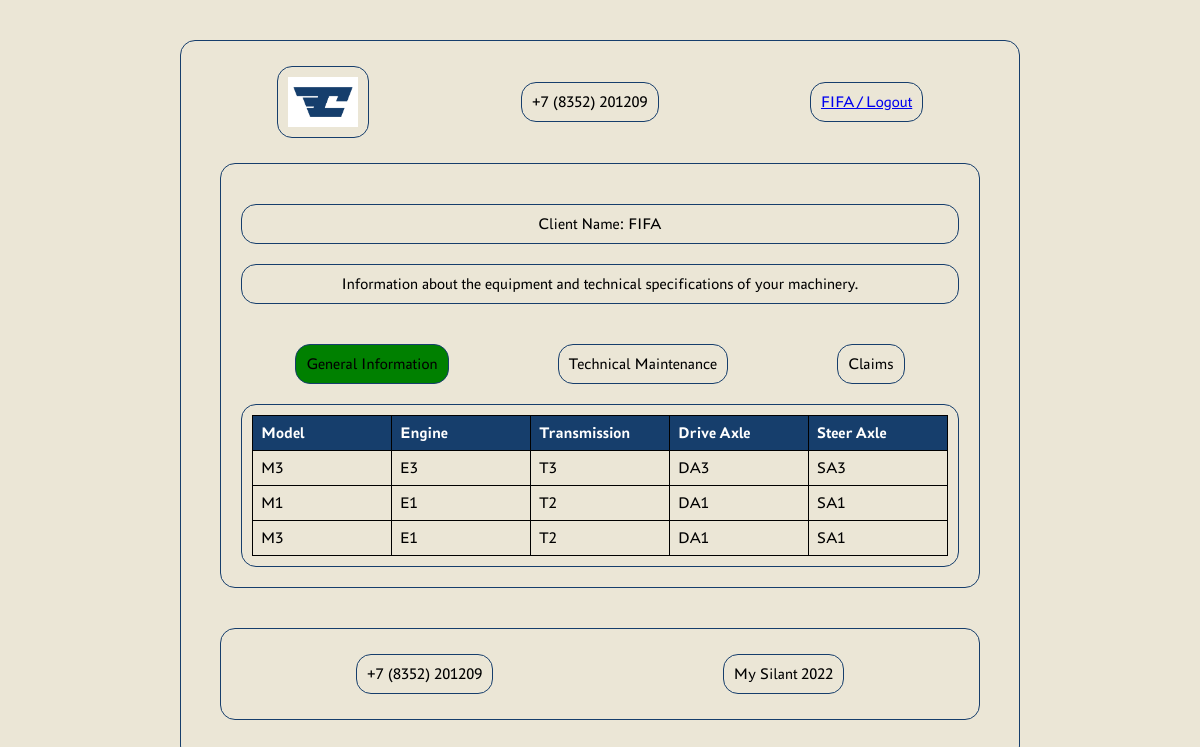
The page /logged_in/ (signed in) on the database as committed earlier.
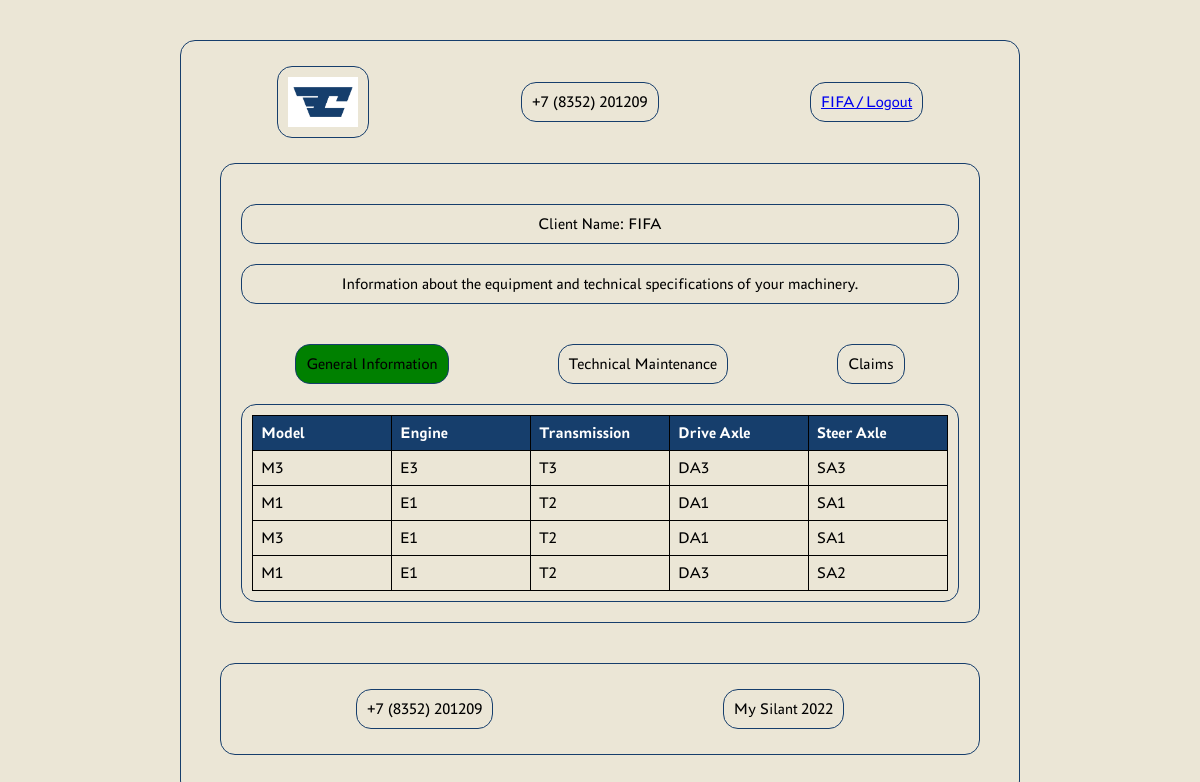
The same page on the database as committed later.
### silant_app/models/models.py (models this page shows, shortened)
class Machine(models.Model):
    serial_number = models.CharField(max_length=255, unique=True)
    model = models.ForeignKey(MachineModelReference, related_name='machine_models', on_delete=models.CASCADE)
    engine_model = models.ForeignKey(EngineModelReference, related_name='engine_models', on_delete=models.CASCADE)
    engine_serial_number = models.CharField(max_length=255)
    transmission_model = models.ForeignKey(TransmissionModelReference, related_name='transmission_models',
                                           on_delete=models.CASCADE)
    transmission_serial_number = models.CharField(max_length=255)
    drive_axle_model = models.ForeignKey(DriveAxleModelReference, related_name='drive_axle_models',
                                         on_delete=models.CASCADE)
    drive_axle_serial_number = models.CharField(max_length=255)
    steer_axle_model = models.ForeignKey(SteerAxleModelReference, related_name='steer_axle_models',
                                         on_delete=models.CASCADE)
    steer_axle_serial_number = models.CharField(max_length=255)
    supply_contract = models.CharField(max_length=255)
    shipment_date = models.DateField()
    consignee = models.CharField(max_length=255)
    delivery_address = models.CharField(max_length=255)
    configuration = models.TextField(max_length=255)
    client = models.ForeignKey(settings.AUTH_USER_MODEL, related_name='machines', on_delete=models.SET_NULL, null=True,
                               blank=True)
    service_company = models.ForeignKey(ServiceCompanyReference, related_name='service_companies',
                                        on_delete=models.CASCADE)

### silant_app/models/reference_models.py (models this page shows, shortened)
class MachineModelReference(models.Model):
    name = models.CharField(max_length=255)
    specification = models.TextField()

class EngineModelReference(models.Model):
    name = models.CharField(max_length=255)
    specification = models.TextField()

class TransmissionModelReference(models.Model):
    name = models.CharField(max_length=255)
    specification = models.TextField()

class DriveAxleModelReference(models.Model):
    name = models.CharField(max_length=255)
    specification = models.TextField()

class SteerAxleModelReference(models.Model):
    name = models.CharField(max_length=255)
    specification = models.TextField()

### silant_app/views/views.py (the view)
# urls.py: path('logged_in/', landing_page_logged_in, name='landing_page_logged_in'),
@login_required
def landing_page_logged_in(request):
    user_machines = Machine.objects.filter(client=request.user).order_by('shipment_date')
    user_name = request.user.username
    user_groups = request.user.groups.values_list('id', flat=True)
    is_manager = request.user.groups.filter(id=1).exists()
    if any(group_id in [2, 4] for group_id in user_groups):
        return render(request, 'landing_page_auth.html', {
            'user_machines': user_machines,
            'user_name': user_name,
        })
    elif any(group_id in [1, 3, 5] for group_id in user_groups):
        return render(request, 'landing_page_ent.html', {
            'user_machines': user_machines,
            'user_name': user_name,
            'is_manager': is_manager
        })

### templates/landing_page_auth.html (shortened to what this page needs)
{% extends 'landing_page.html' %}
{% load static %}
{% block header_1 %}
    {% block header_2 %}
        <div class="header-container">
            <div class="logo">
                <img id="logo" src="{% static 'logo/Logotype accent RGB 1.jpg' %}" alt="Logo"
                     data-logged-in-url="{% url 'landing_page_logged_in' %}"
                     data-logged-out-url="{% url 'landing_page' %}">
                </div>
            <div class="contact-info" id="phone-number">Loading...</div>
            <div class="login-button"><a href="{% url 'logout' %}">{{ user_name }} / Logout</a></div>
        </div>
    {% endblock %}
{% endblock %}
{% block content %}
    <div class="info-text">Client Name: {{ user_name }} </div>
    <div class="info-text">Information about the equipment and technical specifications of your machinery.</div>
               <div class="navigation-buttons">
                    <div id="general-info" class="green-button">General Information</div>
                    <div id="technical-maintenance" class="to-buttons">Technical Maintenance</div>
                    <div id="claims" class="claims-buttons">Claims</div>
               </div>
    {% if user_machines %}
        <div class="search-results">
            <table class="machine-table">
                <thead>
                    <tr>
                        <th>Model</th>
                        <th>Engine</th>
                        <th>Transmission</th>
                        <th>Drive Axle</th>
                        <th>Steer Axle</th>
                    </tr>
                </thead>
                <tbody>
                    {% for machine in user_machines %}
                        <tr>
                            <td class="machine-name" onclick="window.location.href='{% url 'technical_maintenance' %}?serial_number={{ machine.serial_number }}'">
                                {{ machine.model.name }}
                            </td>
                            <td>{{ machine.engine_model.name }}</td>
                            <td>{{ machine.transmission_model.name }}</td>
                            <td>{{ machine.drive_axle_model.name }}</td>
                            <td class="steer-axel" onclick="window.location.href='{% url 'detailed_info_auth' %}?serial_number={{ machine.serial_number }}'">
                                {{ machine.steer_axle_model.name }}
                            </td>
                        </tr>
                    {% endfor %}
                </tbody>
            </table>
        </div>
    {% else %}
        <p>No machines found for your account.</p>
    {% endif %}
{% endblock %}

Rows that differ between the two databases and show on the page:
added Machine: model.name "M1", engine_model.name "E1", transmission_model.name "T2", drive_axle_model.name "DA3", steer_axle_model.name "SA2"
